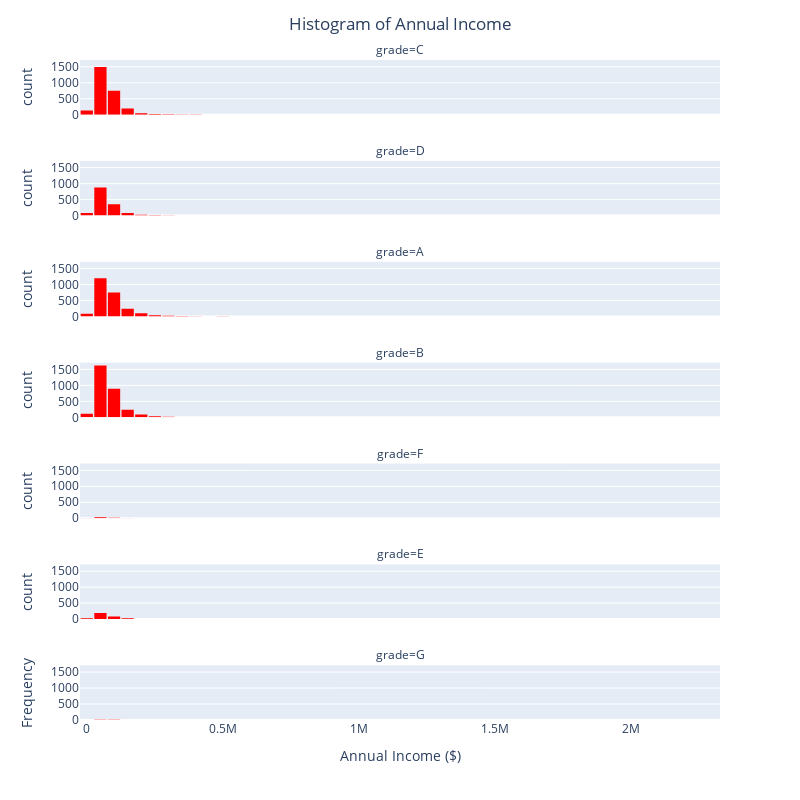

The notebook cell this image was saved under:
### Code cell
fig = px.histogram(DF,
                  x='annual_income',
                  nbins=64,
                  facet_col='grade',
                  facet_col_wrap=1,
                  color_discrete_sequence=['red'])

fig.update_layout(bargap=0.1,
                  title='Histogram of Annual Income',
                  title_x=0.5,
                  xaxis_title="Annual Income ($)",
                  yaxis_title="Frequency",
                  autosize=False,
                  width=800,
                  height=800)

fig.show()

### Figure 1 — Plotly figure (JSON) as saved in the notebook; plotly's stock layout.template omitted (floating-point values rounded to 4 significant figures; data arrays with more than 128 entries replaced by an {"elided": "..."} marker saying what was removed)
{"data": [{"alignmentgroup": "True", "bingroup": "x", "hovertemplate": "grade=C<br>annual_income=%{x}<br>count=%{y}<extra></extra>", "legendgroup": "", "marker": {"color": "red", "pattern": {"shape": ""}}, "name": "", "nbinsx": 64, "offsetgroup": "", "orientation": "v", "showlegend": false, "type": "histogram", "x": {"elided": "2653 float values"}, "xaxis": "x7", "yaxis": "y7"}, {"alignmentgroup": "True", "bingroup": "x", "hovertemplate": "grade=D<br>annual_income=%{x}<br>count=%{y}<extra></extra>", "legendgroup": "", "marker": {"color": "red", "pattern": {"shape": ""}}, "name": "", "nbinsx": 64, "offsetgroup": "", "orientation": "v", "showlegend": false, "type": "histogram", "x": {"elided": "1446 float values"}, "xaxis": "x6", "yaxis": "y6"}, {"alignmentgroup": "True", "bingroup": "x", "hovertemplate": "grade=A<br>annual_income=%{x}<br>count=%{y}<extra></extra>", "legendgroup": "", "marker": {"color": "red", "pattern": {"shape": ""}}, "name": "", "nbinsx": 64, "offsetgroup": "", "orientation": "v", "showlegend": false, "type": "histogram", "x": {"elided": "2459 float values"}, "xaxis": "x5", "yaxis": "y5"}, {"alignmentgroup": "True", "bingroup": "x", "hovertemplate": "grade=B<br>annual_income=%{x}<br>count=%{y}<extra></extra>", "legendgroup": "", "marker": {"color": "red", "pattern": {"shape": ""}}, "name": "", "nbinsx": 64, "offsetgroup": "", "orientation": "v", "showlegend": false, "type": "histogram", "x": {"elided": "3037 float values"}, "xaxis": "x4", "yaxis": "y4"}, {"alignmentgroup": "True", "bingroup": "x", "hovertemplate": "grade=F<br>annual_income=%{x}<br>count=%{y}<extra></extra>", "legendgroup": "", "marker": {"color": "red", "pattern": {"shape": ""}}, "name": "", "nbinsx": 64, "offsetgroup": "", "orientation": "v", "showlegend": false, "type": "histogram", "x": [72000, 84000, 24000, 64000, 118000, 71500, 42000, 50840, 190000, 73000, 17000, 60000, 150000, 68274, 55000, 48000, 65000, 80000, 50000, 0, 130000, 60000, 75000, 150000, 200000, 92000, 50000, 88000, 48712, 120000, 52680, 38000, 65000, 87000, 58000, 69854, 70000, 42500, 40000, 35000, 74000, 42000, 95000, 75000, 50000, 99000, 170000, 36000, 55000, 78000, 105000, 170000, 115000, 28000, 130000, 20000, 65000, 20000], "xaxis": "x3", "yaxis": "y3"}, {"alignmentgroup": "True", "bingroup": "x", "hovertemplate": "grade=E<br>annual_income=%{x}<br>count=%{y}<extra></extra>", "legendgroup": "", "marker": {"color": "red", "pattern": {"shape": ""}}, "name": "", "nbinsx": 64, "offsetgroup": "", "orientation": "v", "showlegend": false, "type": "histogram", "x": {"elided": "335 int values"}, "xaxis": "x2", "yaxis": "y2"}, {"alignmentgroup": "True", "bingroup": "x", "hovertemplate": "grade=G<br>annual_income=%{x}<br>count=%{y}<extra></extra>", "legendgroup": "", "marker": {"color": "red", "pattern": {"shape": ""}}, "name": "", "nbinsx": 64, "offsetgroup": "", "orientation": "v", "showlegend": false, "type": "histogram", "x": [95731, 50000, 80000, 85000, 105000, 83000, 29000, 70000, 115000, 75000, 31000, 48000], "xaxis": "x", "yaxis": "y"}], "layout": {"annotations": [{"font": {}, "showarrow": false, "text": "grade=G", "x": 0.5, "xanchor": "center", "xref": "paper", "y": 0.08286, "yanchor": "bottom", "yref": "paper"}, {"font": {}, "showarrow": false, "text": "grade=E", "x": 0.5, "xanchor": "center", "xref": "paper", "y": 0.2357, "yanchor": "bottom", "yref": "paper"}, {"font": {}, "showarrow": false, "text": "grade=F", "x": 0.5, "xanchor": "center", "xref": "paper", "y": 0.3886, "yanchor": "bottom", "yref": "paper"}, {"font": {}, "showarrow": false, "text": "grade=B", "x": 0.5, "xanchor": "center", "xref": "paper", "y": 0.5414, "yanchor": "bottom", "yref": "paper"}, {"font": {}, "showarrow": false, "text": "grade=A", "x": 0.5, "xanchor": "center", "xref": "paper", "y": 0.6943, "yanchor": "bottom", "yref": "paper"}, {"font": {}, "showarrow": false, "text": "grade=D", "x": 0.5, "xanchor": "center", "xref": "paper", "y": 0.8471, "yanchor": "bottom", "yref": "paper"}, {"font": {}, "showarrow": false, "text": "grade=C", "x": 0.5, "xanchor": "center", "xref": "paper", "y": 1, "yanchor": "bottom", "yref": "paper"}], "autosize": false, "bargap": 0.1, "barmode": "relative", "height": 800, "legend": {"tracegroupgap": 0}, "margin": {"t": 60}, "title": {"text": "Histogram of Annual Income", "x": 0.5}, "width": 800, "xaxis": {"anchor": "y", "autorange": true, "domain": [0, 1], "range": [-25000, 2325000], "title": {"text": "Annual Income ($)"}, "type": "linear"}, "xaxis2": {"anchor": "y2", "autorange": true, "domain": [0, 1], "matches": "x", "range": [-25000, 2325000], "showticklabels": false, "type": "linear"}, "xaxis3": {"anchor": "y3", "autorange": true, "domain": [0, 1], "matches": "x", "range": [-25000, 2325000], "showticklabels": false, "type": "linear"}, "xaxis4": {"anchor": "y4", "autorange": true, "domain": [0, 1], "matches": "x", "range": [-25000, 2325000], "showticklabels": false, "type": "linear"}, "xaxis5": {"anchor": "y5", "autorange": true, "domain": [0, 1], "matches": "x", "range": [-25000, 2325000], "showticklabels": false, "type": "linear"}, "xaxis6": {"anchor": "y6", "autorange": true, "domain": [0, 1], "matches": "x", "range": [-25000, 2325000], "showticklabels": false, "type": "linear"}, "xaxis7": {"anchor": "y7", "autorange": true, "domain": [0, 1], "matches": "x", "range": [-25000, 2325000], "showticklabels": false, "type": "linear"}, "yaxis": {"anchor": "x", "autorange": true, "domain": [0, 0.08286], "range": [0, 1712.0], "title": {"text": "Frequency"}}, "yaxis2": {"anchor": "x2", "autorange": true, "domain": [0.1529, 0.2357], "matches": "y", "range": [0, 1712.0], "title": {"text": "count"}}, "yaxis3": {"anchor": "x3", "autorange": true, "domain": [0.3057, 0.3886], "matches": "y", "range": [0, 1712.0], "title": {"text": "count"}}, "yaxis4": {"anchor": "x4", "autorange": true, "domain": [0.4586, 0.5414], "matches": "y", "range": [0, 1712.0], "title": {"text": "count"}}, "yaxis5": {"anchor": "x5", "autorange": true, "domain": [0.6114, 0.6943], "matches": "y", "range": [0, 1712.0], "title": {"text": "count"}}, "yaxis6": {"anchor": "x6", "autorange": true, "domain": [0.7643, 0.8471], "matches": "y", "range": [0, 1712.0], "title": {"text": "count"}}, "yaxis7": {"anchor": "x7", "autorange": true, "domain": [0.9171, 1], "matches": "y", "range": [0, 1712.0], "title": {"text": "count"}}}}
